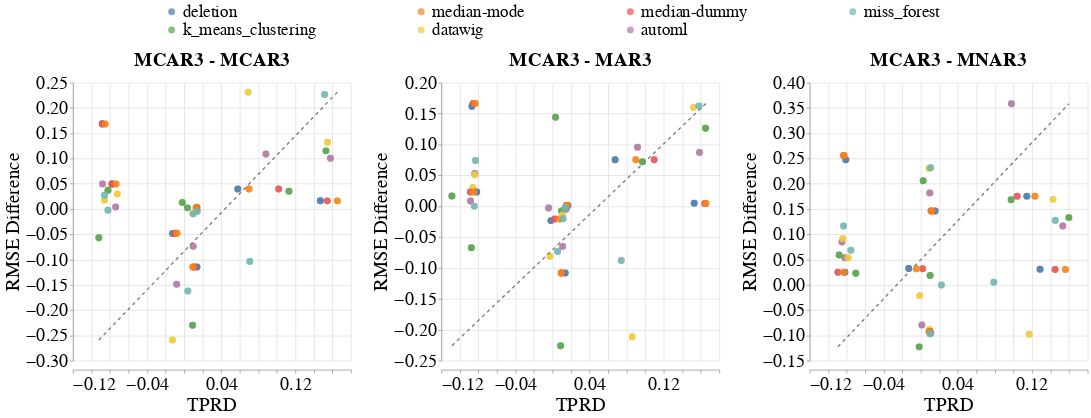

This figure's notebook cell:
### Code cell
create_scatter_plot(missingness_types=[{'train': 'MCAR3', 'test': 'MCAR3'},
                                       {'train': 'MCAR3', 'test': 'MAR3'},
                                       {'train': 'MCAR3', 'test': 'MNAR3'}],
                    imputation_quality_metric_name='rmse_difference',
                    model_performance_metric_name='Equalized_Odds_TPR',
                    dataset_to_column_name=DATASET_TO_COLUMN_NAME,
                    dataset_to_group=DATASETS_SENSITIVE_ATTRS,
                    db_client_1=db_client_1,
                    db_client_3=db_client_3,
                    without_dummy=False)

### Figure 1 — Vega-Lite specification as saved in the notebook (floating-point values rounded to 4 significant figures; data arrays with more than 128 entries replaced by an {"elided": "..."} marker saying what was removed)
{"config": {"view": {"continuousWidth": 400, "continuousHeight": 300, "stroke": null}, "axis": {"labelFontSize": 26, "labelFontWeight": "normal", "titleFontSize": 28, "titleFontWeight": "normal"}, "facet": {"spacing": 30}, "header": {"labelFontSize": 28, "labelFontWeight": "bold", "labelOrient": "top", "labelPadding": 5, "titleFontSize": 28}, "legend": {"columns": 4, "direction": "horizontal", "labelFontSize": 24, "labelLimit": 400, "orient": "top", "symbolOffset": 130, "symbolStrokeWidth": 10, "titleAnchor": "middle", "titleFontSize": 26, "titleLimit": 300}, "title": {"fontSize": 28}}, "data": {"name": "data-4ade96bb04550c7ce578e54cdd4a35ec"}, "facet": {"column": {"field": "Missingness_Type", "sort": ["MCAR3 - MCAR3", "MCAR3 - MAR3", "MCAR3 - MNAR3"], "title": null, "type": "nominal"}}, "spec": {"layer": [{"mark": {"type": "circle", "size": 100}, "encoding": {"color": {"field": "Null_Imputer_Name", "sort": ["deletion", "median-mode", "median-dummy", "miss_forest", "k_means_clustering", "datawig", "automl"], "title": null, "type": "nominal"}, "x": {"axis": {"title": "TPRD"}, "field": "Equalized_Odds_TPR", "type": "quantitative"}, "y": {"axis": {"title": "RMSE Difference"}, "field": "Rmse_Difference", "type": "quantitative"}}}, {"mark": {"type": "line", "color": "gray", "strokeDash": [5, 5]}, "encoding": {"x": {"field": "Equalized_Odds_TPR_Line", "type": "quantitative"}, "y": {"field": "Rmse_Difference_Line", "type": "quantitative"}}}], "height": 400, "width": 400}, "resolve": {"scale": {"y": "independent"}}, "$schema": "https://vega.github.io/schema/vega-lite/v4.17.0.json", "datasets": {"data-4ade96bb04550c7ce578e54cdd4a35ec": {"elided": "294 records"}}}
